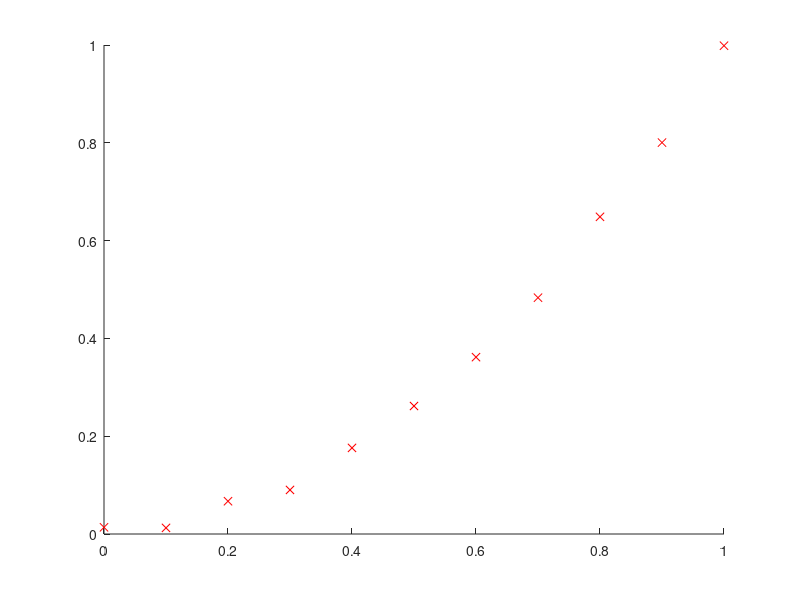

The MATLAB script that drew this image: (Note: this script raises an error after producing the figure.)
function PowerLawExampleFit
% An example of using Matlab's fit function to fit a power-law to some
% simulated data
% HES 26/11/2020

rng('shuffle') % seed the random number generator based on current time

targetExponent = 2; % the exponent of the "ideal" power-law data, before adding noise

xValues = [0:0.1:1]'; 
yValues = xValues .^ targetExponent + (0.01 .* randn(size(xValues))); % simulated noisy data

figure; hold on;
plot(xValues, yValues, 'rx');

options = fitoptions('Method', 'NonlinearLeastSquares');
options.StartPoint = targetExponent; % provide a starting value based on the expected power-law

f = fit(xValues, yValues, 'x^m', options); 
plot(f, 'g'); legend('hide');

f % the fit parameters are stored in the fit object, returned by the fit function

text(0.1, 0.9, ['best-fitting exponent = ' num2str(f.m, '%3.2f')], 'fontsize', 14);
text(0.1, 0.8, ['y = x ^{' num2str(f.m, '%3.2f') '}'], 'fontsize', 14);